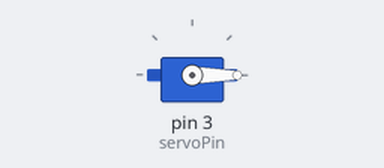
Recording of a sketch running on a simulated Arduino Uno, built with avr-gcc and run on an emulated ATmega328P. Parts: servo.

Above: at 0.05 s.
At 1.5 s:
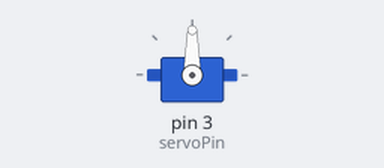
At 3.0 s:
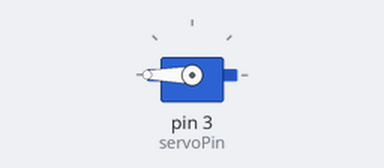
Timing chart, 0 to 6.9 s (numbered marks = the images above):
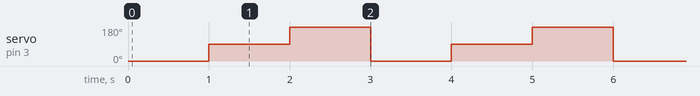

Measured:
- by itself, servo on pin 3 (servoPin): repeats every 3.0 s: 180° 1.0 s, 0° 1.0 s, 90° 1.0 s

The sketch:

servo_motor.ino
```cpp
#include<Servo.h>

int servoPin=3;

Servo Servol;

void setup() {
Servol.attach(servoPin);

}

void loop() {
Servol.write(0);
delay(1000);
Servol.write(90);
delay(1000);
Servol.write(180);
delay(1000);

}
```
